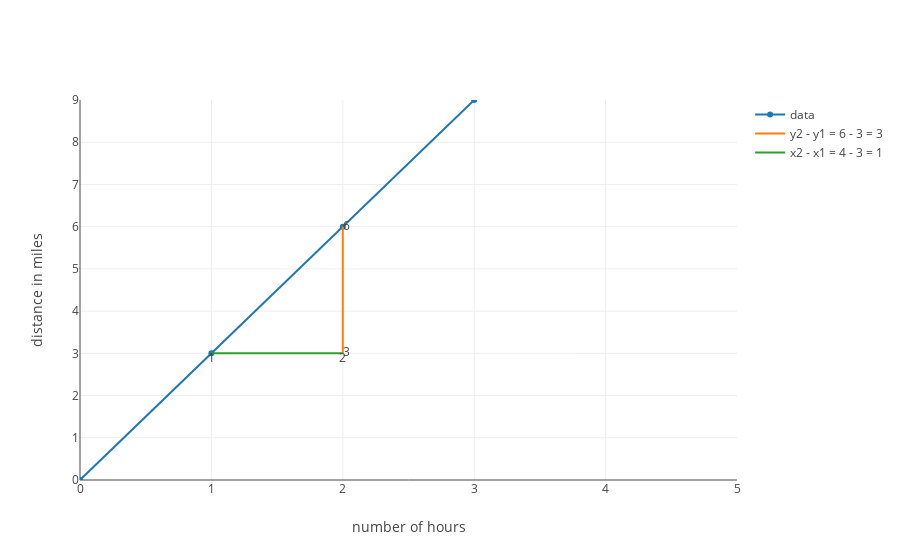

Notebook cell for this chart:
### Code cell
from graph import build_layout
three_x_trace  = trace_values(x_values, y_values, mode = 'line')

delta_x_trace_three_x = delta_x_trace(three_x, 1, 1)
three_x_trace  = trace_values(x_values, y_values, mode = 'line')
delta_f_trace_three_x = delta_f_trace(three_x, 1, 1)


layout = build_layout(x_axis = {'title': 'number of hours', 'range': [0, 5]}, y_axis = {'title': 'distance in miles', 'range': [0, 9]})
plot([three_x_trace,delta_f_trace_three_x, delta_x_trace_three_x], layout)

### Figure 1 — Plotly figure (JSON) as saved in the notebook; plotly's stock layout.template omitted (floating-point values rounded to 4 significant figures)
{"data": [{"mode": "line", "name": "data", "text": [], "x": [0, 1, 2, 3, 4, 5, 6, 7, 8, 9], "y": [0, 3, 6, 9, 12, 15, 18, 21, 24, 27]}, {"mode": "lines+text", "name": "y2 - y1 = 6 - 3 = 3", "text": ["3", "6"], "textposition": "right", "x": [2, 2], "y": [3, 6]}, {"mode": "lines+text", "name": "x2 - x1 = 4 - 3 = 1", "text": ["1", "2"], "textposition": "bottom", "x": [1, 2], "y": [3, 3]}], "layout": {"xaxis": {"range": [0, 5], "title": "number of hours"}, "yaxis": {"range": [0, 9], "title": "distance in miles"}}}
